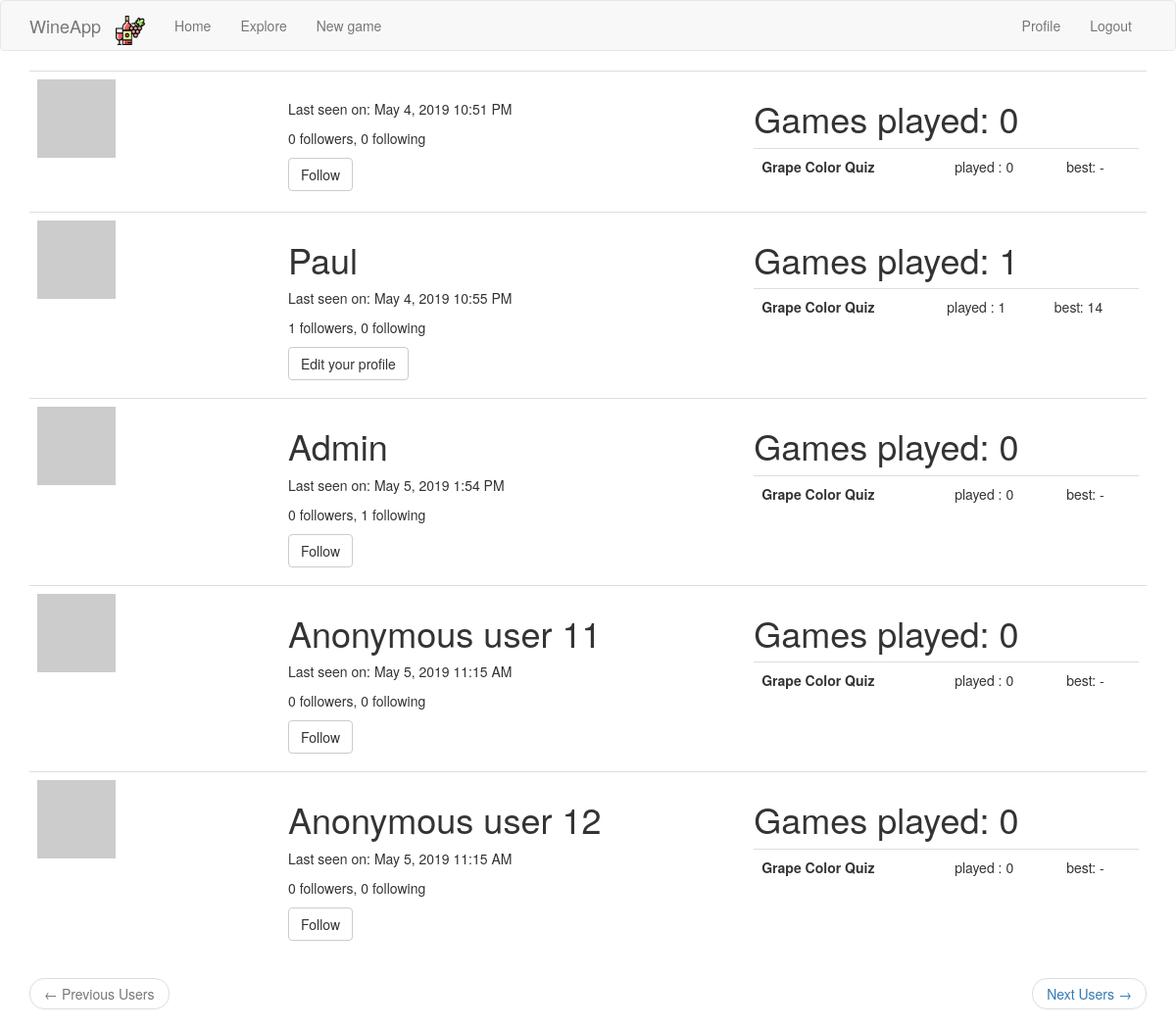
The page /explore_users (signed in) on the database its author committed.
### app/models.py (models this page shows, shortened)
class User(UserMixin, db.Model):
    id = db.Column(db.Integer, primary_key=True)
    username = db.Column(db.String(64), index=True, unique=True)
    email = db.Column(db.String(120), index=True, unique=True)
    password_hash = db.Column(db.String(128))
    posts = db.relationship('Post', backref='author', lazy='dynamic')
    about_me = db.Column(db.String(140))
    last_seen = db.Column(db.DateTime, default=datetime.utcnow)
    followed = db.relationship(
        'User', secondary=followers,
        primaryjoin=(followers.c.follower_id == id),
        secondaryjoin=(followers.c.followed_id == id),
        backref=db.backref('followers', lazy='dynamic'), lazy='dynamic')
    def avatar(self, size):
        digest = md5(self.email.lower().encode('utf-8')).hexdigest()
        return 'https://www.gravatar.com/avatar/{}?d=identicon&s={}'.format(
            digest, size)
    def is_following(self, user_):
        return self.followed.filter(
            followers.c.followed_id == user_.id).count() > 0

### app/main/routes.py (the view)
@bp.route('/explore_users', methods=['GET', 'POST'])
@login_required
def explore_users():
    page = request.args.get('page', 1, type=int)
    users = User.query.order_by(User.id.asc()).paginate(
        page, current_app.config['USERS_PER_PAGE'], False)
    next_url = url_for('main.explore_users', page=users.next_num) \
        if users.has_next else None
    prev_url = url_for('main.explore_users', page=users.prev_num) \
        if users.has_prev else None
    games_stats = {u.id: get_player_stats(u) for u in users.items}
    return render_template('explore_users.html',
                           users=users.items,
                           games_stats=games_stats,
                           prev_url=prev_url,
                           next_url=next_url)

### app/main/routes.py (called while the page is built)
@bp.before_app_request
def before_request():
    if current_user.is_authenticated:
        current_user.last_seen = datetime.utcnow()
        db.session.commit()
    g.locale = str(get_locale())

### app/models.py (called while the page is built)
@login.user_loader
def load_user(id):
    return User.query.get(int(id))

def get_player_stats(user_):
    games = Game.query.filter_by(player_id=user_.id).all()
    games_per_type = {}
    for game_type, game_name in current_app.config['GAMES_TO_NAMES'].items():
        games_per_type[(game_type, game_name)] = [game for game in games if game.game_type == game_type]
    summary_per_type = []
    for (game_type, game_name), games in games_per_type.items():
        summary_per_type.append(
            {
                'name': game_name,
                'type': game_type,
                'nb_played': len(games),
                'best': max(games, key=lambda x: x.score).score if len(games) > 0 else '-'
            }
        )
        return summary_per_type, len(games)

### app/templates/explore_users.html
{% extends "base.html" %}
{% block app_content %}
<table class="table table-hover">
     {% for user in users %}
        {% include '_user.html' %}
    {% endfor %}
</table>
<nav aria-label="...">
    <ul class="pager">
        <li class="previous{% if not prev_url %} disabled{% endif %}">
            <a href="{{ prev_url or '#' }}">
                <span aria-hidden="true">&larr;</span> {{ _('Previous Users') }}
            </a>
        </li>
        <li class="next{% if not next_url %} disabled{% endif %}">
            <a href="{{ next_url or '#' }}">
                {{ _('Next Users') }} <span aria-hidden="true">&rarr;</span>
            </a>
        </li>
    </ul>
</nav>
{% endblock %}

### app/templates/_user.html (shortened to what this page needs)
<tr onclick="window.location='{{ url_for('main.user', username=user.username) }}'">
    <td width="256px"><img src="{{ user.avatar(256) }}"></td>
    <td>
        <h1>{{ user.username.capitalize() }}</h1>
        {% if user.last_seen %}
        <p>{{ _('Last seen on') }}: {{ moment(user.last_seen).format('LLL') }}</p>
        {% endif %}
        <p>{{ _('%(count)d followers', count=user.followers.count()) }}, {{ _('%(count)d following',
            count=user.followed.count()) }}</p>
        {% if user == current_user %}
        <p><a class="btn btn-default" href="{{ url_for('main.edit_profile') }}">{{ _('Edit your profile') }}</a></p>
        {% elif not current_user.is_following(user) %}
        <p><a class="btn btn-default" href="{{ url_for('main.follow', username=user.username) }}">{{ _('Follow') }}</a></p>
        {% else %}
        <p><a class="btn btn-default" href="{{ url_for('main.unfollow', username=user.username) }}">{{ _('Unfollow') }}</a></p>
        {% endif %}
    </td>
    <td>
        <h1>Games played: {{ games_stats[user.id][1] }}</h1>
        <table class="table table-hover">
            {% for game in games_stats[user.id][0] %}
            <tr>
                <th>{{ game.name }}</th>
                <td>played : {{ game.nb_played }}</td>
                <td>best: {{ game.best }}</td>
                {% endfor %}
            </tr>
        </table>
    </td>
</tr>

### rows shown on the page
User: last_seen "May 4, 2019 10:51 PM", games_stats "0", name "Grape Color Quiz", nb_played "0", best "-"
User: username "Paul", last_seen "May 4, 2019 10:55 PM", games_stats "1", name "Grape Color Quiz", nb_played "1", best "14"
User: username "Admin", last_seen "May 5, 2019 1:54 PM", games_stats "0", name "Grape Color Quiz", nb_played "0", best "-"
User: username "Anonymous user 11", last_seen "May 5, 2019 11:15 AM", games_stats "0", name "Grape Color Quiz", nb_played "0", best "-"
User: username "Anonymous user 12", last_seen "May 5, 2019 11:15 AM", games_stats "0", name "Grape Color Quiz", nb_played "0", best "-"
